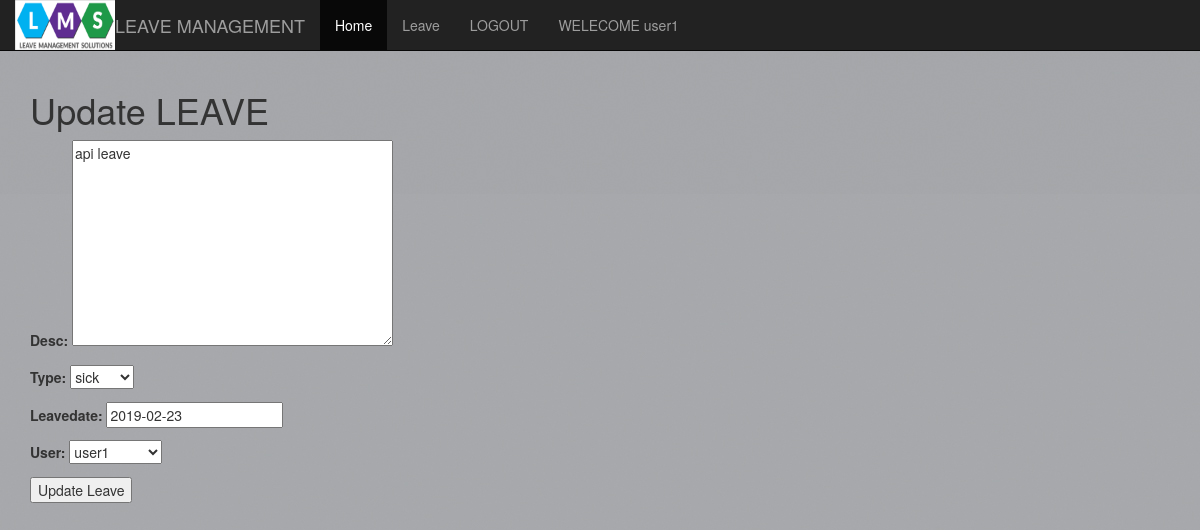
Page /leave_update/6 (signed in) on the committed database.
### main/models.py (models this page shows)
class User(AbstractUser):
	user_types=[('e',"Employee"),('m',"Manager")]
	phone=models.CharField(max_length=10)
	type=models.CharField(choices=user_types, max_length=1)

class Leave(models.Model):
	desc=models.TextField(blank=True, null=True)
	type=models.ForeignKey(LeaveType, on_delete=models.PROTECT)
	date=models.DateTimeField(default=datetime.now)
	leavedate=models.DateField()
	user=models.ForeignKey(User, on_delete=models.PROTECT)

### main/models.py (called while the page is built)
	def __str__(self):
		return self.name

### main/templates/main/leave_update_form.html (shortened to what this page needs)
{% extends 'main/index.html'%}
{% block content%}
	<h1>Update LEAVE</h1>
	<form method="post">
		{{ form.as_p}}
		<input type="submit" name="" value="Update Leave">
	</form>
{% endblock%}

### main/templates/main/index.html (shortened to what this page needs)
{%extends 'main/home.html'%}
{% block menu%}
		{{  block.super }}
      <li><a href="/leaves">Leave</a></li>
       <li><a href="/logout">LOGOUT</a></li>
       {% if request.user.is_authenticated %}
       <li><a href="">WELECOME {{request.user.username}}</a></li>
       {% endif %}
{% endblock %}

### rows in the picture
User: user.username "user1"
Leave: desc "api leave", type "sick", leavedate "2019-02-23", user "user1"
